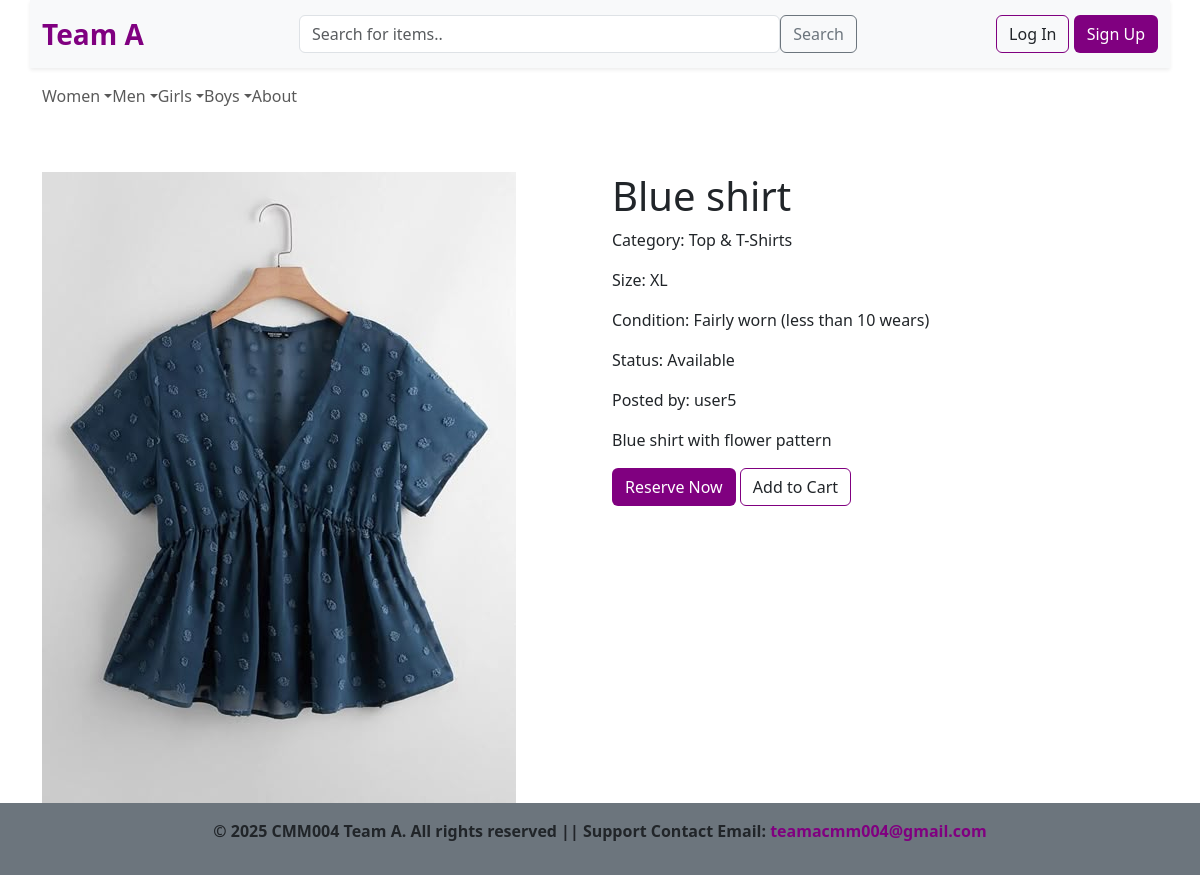
The app's page /item.php?id=31 with its own data.
### tables this page shows
CREATE TABLE `categories` (
  `category_id` int(11) NOT NULL,
  `category_name` varchar(20) NOT NULL,
  `parent_category_id` int(11) DEFAULT NULL
);

CREATE TABLE `items` (
  `item_id` int(11) NOT NULL,
  `user_id` int(11) NOT NULL,
  `category_id` int(11) NOT NULL,
  `status_id` int(11) NOT NULL,
  `size_id` int(11) DEFAULT NULL,
  `condition_id` int(11) NOT NULL,
  `title` varchar(75) NOT NULL,
  `description` text DEFAULT NULL,
  `date_added` datetime DEFAULT current_timestamp(),
  `date_altered` datetime DEFAULT curdate() ON UPDATE current_timestamp()
);

CREATE TABLE `sizes` (
  `size_id` int(11) NOT NULL,
  `size_name` varchar(20) NOT NULL
);

CREATE TABLE `conditions` (
  `condition_id` int(11) NOT NULL,
  `condition_name` varchar(50) NOT NULL
);

CREATE TABLE `statuses` (
  `status_id` int(11) NOT NULL,
  `status_name` varchar(20) NOT NULL
);

CREATE TABLE `users` (
  `user_id` int(11) NOT NULL,
  `username` varchar(50) NOT NULL,
  `email` varchar(100) NOT NULL,
  `password_hash` varchar(255) NOT NULL,
  `role` enum('user','admin') DEFAULT 'user',
  `date_joined` datetime DEFAULT current_timestamp(),
  `date_updated` datetime DEFAULT current_timestamp() ON UPDATE current_timestamp()
);

### item.php (the view, shortened to what this page needs)
<?php
require_once "connect.php";
$item_id = filter_input(INPUT_GET, 'id', FILTER_VALIDATE_INT);
$sql = "SELECT Items.*, Sizes.size_name, Conditions.condition_name, Statuses.status_name, Users.username,
            (SELECT image_path FROM ItemImages WHERE item_id = Items.item_id LIMIT 1) AS image_path
        FROM Items LEFT JOIN Sizes ON Items.size_id = Sizes.size_id LEFT JOIN Conditions ON Items.condition_id = Conditions.condition_id
        LEFT JOIN Statuses ON Items.status_id = Statuses.status_id LEFT JOIN Users ON Items.user_id = Users.user_id WHERE Items.item_id = ?";
$stmt = $conn->prepare($sql);
$stmt->execute([$item_id]);
$item = $stmt->fetch(PDO::FETCH_ASSOC);
$item['image_path'] = $item['image_path'] ?? null;
$sql = "SELECT C1.category_id AS grandparent_id,C1.category_name AS grandparent_name,
C2.category_id AS parent_id,C2.category_name AS parent_name,
C3.category_id AS child_id,C3.category_name AS child_name
FROM Categories C1
LEFT JOIN Categories C2 ON C1.category_id=C2.parent_category_id
LEFT JOIN Categories C3 ON C2.category_id=C3.parent_category_id
WHERE C3.category_id=?";
$stmt = $conn->prepare($sql);
$stmt->execute([$item['category_id']]);
$path = $stmt->fetch(PDO::FETCH_ASSOC);
?>
<!DOCTYPE html>
<html lang="en">
<head>
    <link rel="stylesheet" href="assets/css/bootstrap.css">
    <link rel="stylesheet" href="assets/css/style.css">
</head>
<body>
    <?php include 'header.php'; ?>
    <main class="container ">
        <div class="row">
            <div class="col-md-6">
                <img src="<?php echo $item['image_path']; ?>" class="img-fluid" alt="<?php echo $item['title']; ?>">
            </div>
            <div class="col-md-6">
                <h1><?php echo $item['title']; ?></h1>
                <p>Category: <?php echo $path['child_name']; ?></p>
                <p>Size: <?php echo $item['size_name']; ?></p>
                <p>Condition: <?php echo $item['condition_name']; ?></p>
                <p>Status: <?php echo $item['status_name']; ?></p>
                <p>Posted by: <?php echo $item['username']; ?></p>
                <p><?php echo $item['description']; ?></p>
                <div>
                    <button class="btn btn-purple" onclick="reserveItem(<?php echo $item['item_id']; ?>)">Reserve
                        Now</button>
                    <button id="addToCart" class="btn btn-outline-purple add-to-cart" data-item-id="<?php echo $item['item_id']; ?>">Add to
                        Cart</button>
                </div>
            </div>
        </div>
    </main>
</body>
<footer class="bg-secondary text-center fw-bold py-3">
  <p>&copy; 2025 CMM004 Team A. All rights reserved ||  Support Contact Email:
  <a href="mailto:teamacmm004@gmail.com" class="text-decoration-none text-purple">teamacmm004@gmail.com</a> </p>
</footer>
</html>

### header.php (shortened to what this page needs)
<?php
require_once "connect.php";
?>
<header class="mb-5 sticky-top">
        <nav class="container d-flex flex-nowrap navbar bg-light shadow-sm ">
            <div class="container">
                <a href="index.php" class="navbar-brand fw-bold text-purple fs-3">Team A</a>
                <form class="d-flex mx-auto w-50" id="searchForm" role="search">
                    <input id="searchInput" class="form-control" type="search" name="searchTerm" placeholder="Search for items..">
                    <button class="btn btn-outline-secondary" type="submit">Search</button>
                </form>
                <div>
                    <?php if (isset($_SESSION['user_id'])): ?>
                        <?php if (isset($_SESSION['role']) && $_SESSION['role'] === 'user'): ?>
                            <a href="cart.php" class="btn btn-outline-purple text-nowrap">Cart <span id="cart-counter">0</span></a>
                            <a href="profile.php" class="btn btn-purple text-nowrap">Profile</a>
                        <?php endif; ?>
                        <?php if (isset($_SESSION['role']) && $_SESSION['role'] === 'admin'): ?>
                            <a href="View_Reservations.html" class="btn btn-purple text-nowrap">Search reservations</a>
                            <a href="profile_admin.php" class="btn btn-purple text-nowrap">Profile</a>
                        <?php endif; ?>
                    <a href="logout.php" class="btn btn-outline-secondary text-nowrap">Log Out</a>
                    <?php else: ?>
                    <button class="btn btn-outline-purple text-nowrap" onclick="window.location.href='login_form.html'">Log
                        In</button>
                    <button class="btn btn-purple text-nowrap" onclick="window.location.href='signup.html'">Sign Up</button>
                    <?php endif; ?>
                </div>
            </div>
        </nav>
        <nav class="navbar">
            <div class="container">
                <ul class="navbar-nav me-auto mb-lg-0 d-flex flex-row">
                    <?php
                    $sql = "SELECT * FROM Categories WHERE parent_category_id IS NULL";
                    $stmt = $conn->query($sql);
                    $grandparent_categories = $stmt->fetchAll(PDO::FETCH_ASSOC);
                    foreach ($grandparent_categories as $grandparent) {
                        echo '
                        <li class="nav-item dropdown">
                            <a class="nav-link dropdown-toggle" href="#" id="navbarDropdown' . $grandparent['category_id'] . '" role="button"
                            data-bs-toggle="dropdown" aria-expanded="false">' . $grandparent['category_name'] . '</a>
                            <ul class="dropdown-menu" aria-labelledby="navbarDropdown' . $grandparent['category_id'] . '">';
                        echo '
                            </ul>
                        </li>';
                    }
                    ?>
                    <li class="nav-item me-3">
                        <a class="nav-link" href="about.html">About</a>
                    </li>
                </ul>
            </div>
        </nav>
    </header>

### assets/css/style.css (style rules this page uses)
.text-purple { color: purple; }
.btn-outline-purple { border-color: purple; }
.btn-purple { color: white; background-color: purple; }
body { display: flex; flex-direction: column; min-height: 100vh; }
main { flex: 1; }
footer { margin-top: auto; }

### records on screen
categories: category_name "Women", categories.category_name "Top & T-Shirts"
categories: category_name "Men"
categories: category_name "Girls"
categories: category_name "Boys"
items: title "Blue shirt", size.size_name "XL", condition.condition_name "Fairly worn (less than 10 wears)", status.status_name "Available", user.username "user5", description "Blue shirt with flower pattern"
